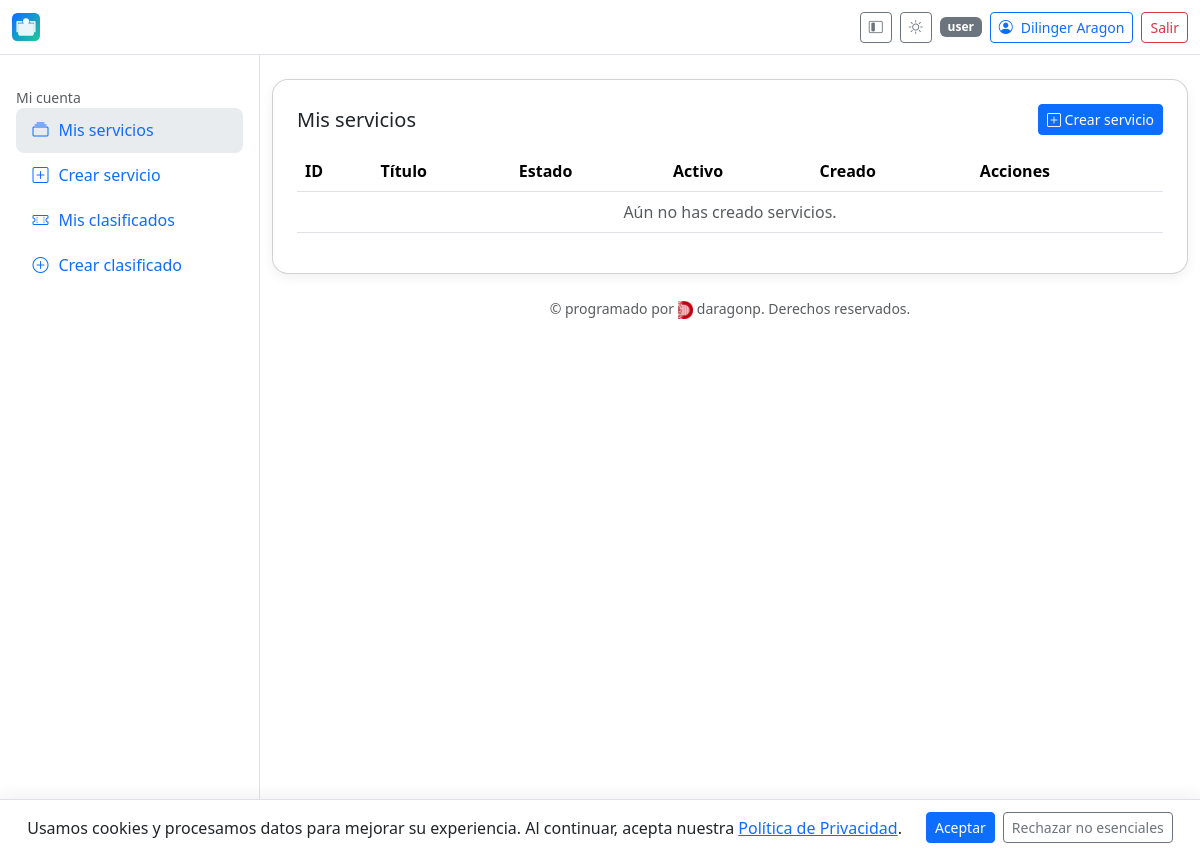
The app's page /services/my (signed in), older data.
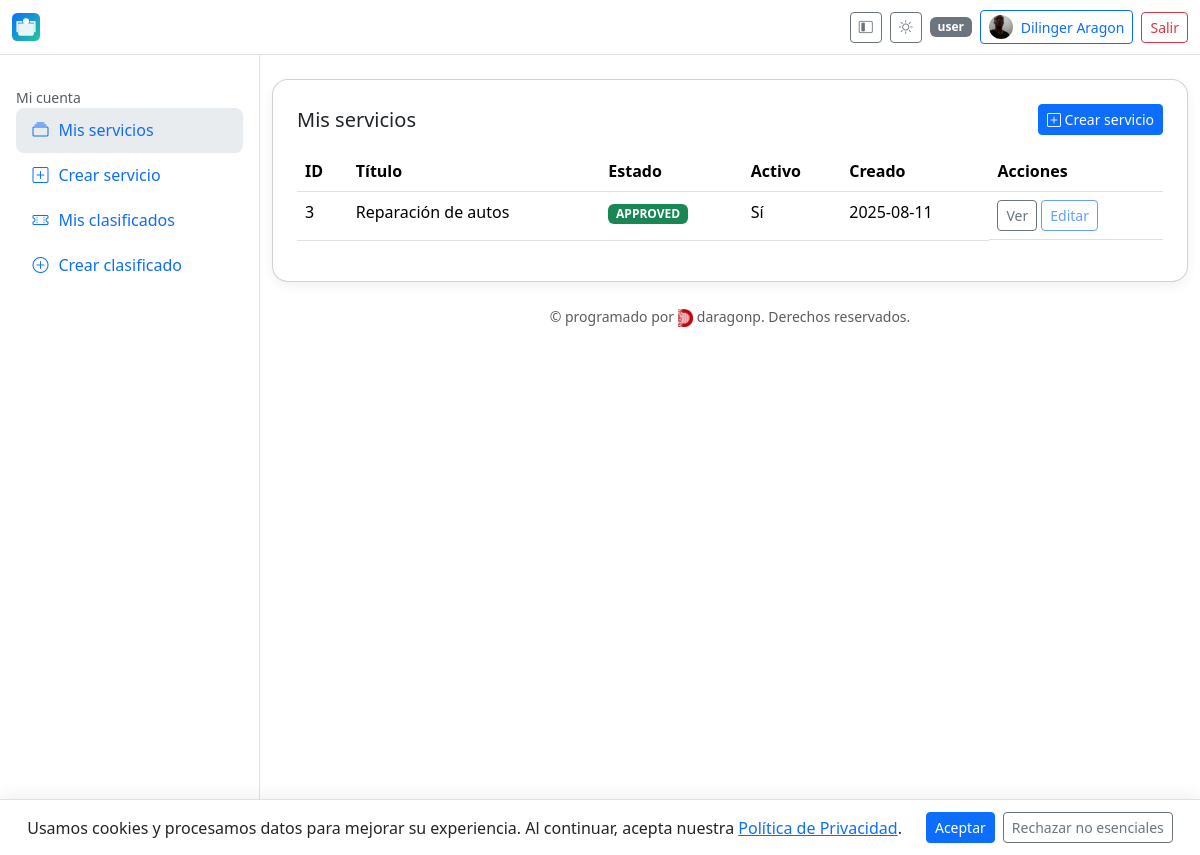
The same page, newer data.
### app/models.py (models this page shows, shortened)
class User(db.Model, UserMixin):
    __tablename__ = "user"
    id = db.Column(db.Integer, primary_key=True)
    name = db.Column(db.String(150), nullable=False)
    email = db.Column(db.String(255), unique=True, index=True, nullable=False)
    phone = db.Column(db.String(50))
    address = db.Column(db.String(255))
    avatar_url = db.Column(db.String(500))
    password_hash = db.Column(db.String(255), nullable=False)
    role = db.Column(db.String(20), default="user")  # user | admin | superadmin
    is_verified = db.Column(db.Boolean, default=False)
    verification_code = db.Column(db.String(10))
    is_deleted = db.Column(db.Boolean, default=False)
    created_at = db.Column(db.DateTime, default=datetime.utcnow)
    services = db.relationship(
        "Service",
        backref="owner",
        lazy="dynamic",
        foreign_keys="Service.owner_id",
    )
    classifieds = db.relationship(
        "Classified",
        backref="owner",
        lazy="dynamic",
        foreign_keys="Classified.owner_id",
    )

class Service(db.Model):
    __tablename__ = "service"
    id = db.Column(db.Integer, primary_key=True)
    title = db.Column(db.String(200), nullable=False)
    description = db.Column(db.Text)
    website = db.Column(db.String(255))
    social = db.Column(db.String(255))
    address = db.Column(db.String(255))
    owner_id = db.Column(db.Integer, db.ForeignKey("user.id"), nullable=False)
    contact_name = db.Column(db.String(150))
    contact_email = db.Column(db.String(255))
    contact_phone = db.Column(db.String(50))
    status = db.Column(db.String(20), default=ServiceStatus.PENDING.value)
    is_active = db.Column(db.Boolean, default=False)
    is_deleted = db.Column(db.Boolean, default=False)
    created_at = db.Column(db.DateTime, default=datetime.utcnow)
    approved_by = db.Column(db.Integer, db.ForeignKey("user.id"))
    approved_at = db.Column(db.DateTime)
    rejected_by = db.Column(db.Integer, db.ForeignKey("user.id"))
    rejected_at = db.Column(db.DateTime)

### app/services.py (the view)
@services_bp.route("/my")
@login_required
def my_services():
    items = (
        Service.query
        .filter_by(owner_id=current_user.id, is_deleted=False)
        .order_by(Service.created_at.desc())
        .all()
    )
    can_edit = "services.edit" in current_app.view_functions
    return render_template("services/my.html", items=items, can_edit_route=can_edit)

### app/templates/services/my.html (shortened to what this page needs)
{% extends "base.html" %}
{% block content %}
<div class="card card-shadow p-4">
  <div class="d-flex justify-content-between align-items-center mb-3">
    <h1 class="h5 m-0">Mis servicios</h1>
    <a class="btn btn-primary btn-sm" href="{{ url_for('services.create_service') }}">
      <i class="bi bi-plus-square"></i> Crear servicio
    </a>
  </div>
  <div class="table-responsive">
    <table class="table" id="dt_my_services">
      <thead>
        <tr>
          <th>ID</th>
          <th>Título</th>
          <th>Estado</th>
          <th>Activo</th>
          <th>Creado</th>
          <th>Acciones</th>
        </tr>
      </thead>
      <tbody>
        {% for s in items %}
        <tr>
          <td>{{ s.id }}</td>
          <td class="text-truncate" style="max-width: 340px">{{ s.title }}</td>
          <td>
            <span class="badge text-bg-{% if s.status=='APPROVED' %}success{% elif s.status=='PENDING' %}warning{% else %}danger{% endif %}">{{ s.status }}</span>
          </td>
          <td>{{ 'Sí' if s.is_active else 'No' }}</td>
          <td>{{ s.created_at.strftime('%Y-%m-%d') if s.created_at else '' }}</td>
          <td class="d-flex gap-1 flex-wrap">
            <a class="btn btn-sm btn-outline-secondary" href="{{ url_for('services.detail', service_id=s.id) }}">Ver</a>
            {% if can_edit_route %}
              <a class="btn btn-sm btn-outline-primary" href="{{ url_for('services.edit', service_id=s.id) }}">Editar</a>
            {% else %}
              <button class="btn btn-sm btn-outline-primary" disabled>Editar</button>
            {% endif %}
          </td>
        </tr>
        {% else %}
        <tr>
          <td colspan="6" class="text-center text-body-secondary">Aún no has creado servicios.</td>
        </tr>
        {% endfor %}
      </tbody>
    </table>
  </div>
</div>
{% endblock %}

### app/templates/base.html (shortened to what the changed rows need)
{% set is_admin = (current_user.is_authenticated and current_user.role in ['admin','superadmin']) %}
<!doctype html>
<html lang="es">
<head>
  <link href="https://cdn.jsdelivr.net/npm/bootstrap@5.3.3/dist/css/bootstrap.min.css" rel="stylesheet">
  <link href="https://cdn.jsdelivr.net/npm/bootstrap-icons@1.11.3/font/bootstrap-icons.css" rel="stylesheet">
  <link href="https://cdn.datatables.net/2.0.8/css/dataTables.bootstrap5.css" rel="stylesheet">
  <link rel="stylesheet" href="{{ url_for('static', filename='css/style.css') }}">
</head>
<body class="bg-body">
<header class="navbar bg-body border-bottom sticky-top" id="appHeader">
  <div class="container-fluid">
    <div class="d-flex align-items-center gap-2">
      <button class="btn btn-sm btn-outline-secondary d-none d-lg-inline-flex" id="btnCollapse" title="Colapsar menú">
        <i class="bi bi-layout-sidebar-inset"></i>
      </button>
      <button class="btn btn-sm btn-outline-secondary" id="themeToggle" type="button" aria-label="Cambiar tema">
        <i class="bi bi-brightness-high" id="icon-sun" style="display:none"></i>
      </button>
      {% if current_user.is_authenticated %}
        <span class="badge text-bg-secondary d-none d-md-inline">{{ current_user.role }}</span>
        <a class="btn btn-sm btn-outline-primary d-flex align-items-center gap-2" href="{{ url_for('auth.profile') }}">
          {% if current_user.avatar_url %}
            <img src="{{ current_user.avatar_url }}" alt="avatar" class="rounded-circle" style="width:24px;height:24px;object-fit:cover;">
          {% else %}
            <i class="bi bi-person-circle"></i>
          {% endif %}
          <span class="d-none d-sm-inline">{{ current_user.name }}</span>
        </a>
        <a class="btn btn-sm btn-outline-danger" href="{{ url_for('auth.logout') }}">Salir</a>
      {% else %}
        <a class="btn btn-sm btn-outline-primary" href="{{ url_for('auth.login') }}">Ingresar</a>
        <a class="btn btn-sm btn-primary" href="{{ url_for('auth.register') }}">Registro</a>
      {% endif %}
    </div>
  </div>
</header>
<div class="layout" id="layout">
  <main class="container-fluid py-4">
    {% block content %}{% endblock %}
  </main>
</div>
</body>
</html>

Row changes from the older to the newer data that the page shows:
changed User "Dilinger Aragon": avatar_url: picture added
added Service: id "3", title "Reparación de autos", status "APPROVED", is_active "Sí", created_at "2025-08-11"
Text that changed along with them:
text no longer shown: "Aún no has creado servicios."
